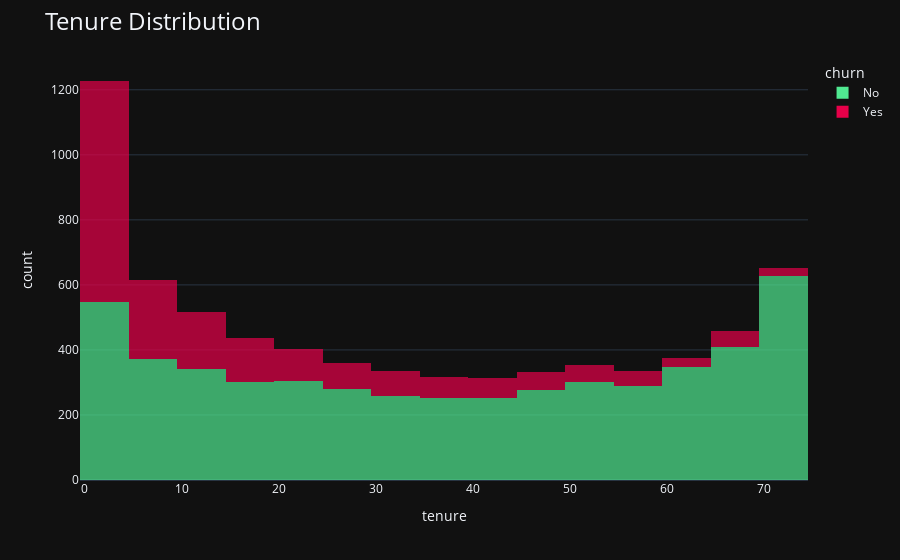

Source (notebook cell):
### Code cell
color_discrete_map = {'No': categorical_palette[2], 'Yes': categorical_palette[0]}


fig = px.histogram(df, x="tenure", color="churn", template = 'plotly_dark', color_discrete_map=color_discrete_map, opacity = 0.7, nbins = 20)

fig.update_layout(title = "Tenure Distribution", title_font = dict(size=24), showlegend=True)
fig.show()

### Figure 1 — Plotly figure (JSON) as saved in the notebook; plotly's stock layout.template omitted (floating-point values rounded to 4 significant figures; data arrays with more than 128 entries replaced by an {"elided": "..."} marker saying what was removed)
{"data": [{"alignmentgroup": "True", "bingroup": "x", "hovertemplate": "churn=No<br>tenure=%{x}<br>count=%{y}<extra></extra>", "legendgroup": "No", "marker": {"color": "#50e991", "opacity": 0.7, "pattern": {"shape": ""}}, "name": "No", "nbinsx": 20, "offsetgroup": "No", "orientation": "v", "showlegend": true, "type": "histogram", "x": {"elided": "5163 int values"}, "xaxis": "x", "yaxis": "y"}, {"alignmentgroup": "True", "bingroup": "x", "hovertemplate": "churn=Yes<br>tenure=%{x}<br>count=%{y}<extra></extra>", "legendgroup": "Yes", "marker": {"color": "#e60049", "opacity": 0.7, "pattern": {"shape": ""}}, "name": "Yes", "nbinsx": 20, "offsetgroup": "Yes", "orientation": "v", "showlegend": true, "type": "histogram", "x": {"elided": "1869 int values"}, "xaxis": "x", "yaxis": "y"}], "layout": {"barmode": "relative", "legend": {"title": {"text": "churn"}, "tracegroupgap": 0}, "margin": {"t": 60}, "showlegend": true, "title": {"font": {"size": 24}, "text": "Tenure Distribution"}, "xaxis": {"anchor": "y", "domain": [0, 1], "title": {"text": "tenure"}}, "yaxis": {"anchor": "x", "domain": [0, 1], "title": {"text": "count"}}}}
